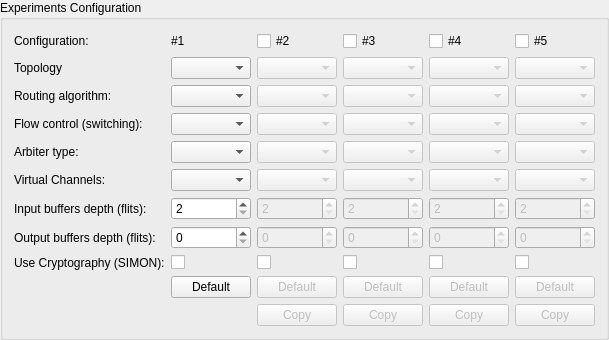
          <widget class="QGroupBox" name="groupBoxExperimentsConfiguration">
           <property name="title">
            <string>Experiments Configuration</string>
           </property>
           <layout class="QGridLayout" name="gridLayout_2">
            <item row="3" column="2">
             <widget class="QComboBox" name="comboInSwitchingExp2">
              <property name="enabled">
               <bool>false</bool>
              </property>
              <property name="font">
               <font>
                <italic>false</italic>
               </font>
              </property>
              <property name="statusTip">
               <string>Define flow control for experiment 2</string>
              </property>
             </widget>
            </item>
            <item row="0" column="1">
             <widget class="QLabel" name="labelConf1">
              <property name="text">
               <string>#1</string>
              </property>
             </widget>
            </item>
            <item row="0" column="0">
             <widget class="QLabel" name="labelConfiguration">
              <property name="font">
               <font>
                <italic>false</italic>
               </font>
              </property>
              <property name="text">
               <string>Configuration:</string>
              </property>
             </widget>
            </item>
            <item row="0" column="3">
             <widget class="QCheckBox" name="checkInExperiment3">
              <property name="font">
               <font>
                <italic>false</italic>
               </font>
              </property>
              <property name="statusTip">
               <string>Enable/disable experiment 3</string>
              </property>
              <property name="text">
               <string>#3</string>
              </property>
             </widget>
            </item>
            <item row="0" column="4">
             <widget class="QCheckBox" name="checkInExperiment4">
              <property name="font">
               <font>
                <italic>false</italic>
               </font>
              </property>
              <property name="statusTip">
               <string>Enable/disable experiment 4</string>
              </property>
              <property name="text">
               <string>#4</string>
              </property>
             </widget>
            </item>
            <item row="2" column="1">
             <widget class="QComboBox" name="comboInRoutingAlgorithmExp1">
              <property name="font">
               <font>
                <italic>false</italic>
               </font>
              </property>
              <property name="statusTip">
               <string>Define routing algorithm for experiment 1</string>
              </property>
             </widget>
            </item>
            <item row="0" column="2">
             <widget class="QCheckBox" name="checkInExperiment2">
              <property name="font">
               <font>
                <italic>false</italic>
               </font>
              </property>
              <property name="statusTip">
               <string>Enable/disable experiment 2</string>
              </property>
              <property name="text">
               <string>#2</string>
              </property>
             </widget>
            </item>
            <item row="2" column="2">
             <widget class="QComboBox" name="comboInRoutingAlgorithmExp2">
              <property name="enabled">
               <bool>false</bool>
              </property>
              <property name="font">
               <font>
                <italic>false</italic>
               </font>
              </property>
              <property name="statusTip">
               <string>Define routing algorithm for experiment 2</string>
              </property>
             </widget>
            </item>
            <item row="0" column="5">
             <widget class="QCheckBox" name="checkInExperiment5">
              <property name="font">
               <font>
                <italic>false</italic>
               </font>
              </property>
              <property name="statusTip">
               <string>Enable/disable experiment 5</string>
              </property>
              <property name="text">
               <string>#5</string>
              </property>
             </widget>
            </item>
            <item row="2" column="3">
             <widget class="QComboBox" name="comboInRoutingAlgorithmExp3">
              <property name="enabled">
               <bool>false</bool>
              </property>
              <property name="font">
               <font>
                <italic>false</italic>
               </font>
              </property>
              <property name="statusTip">
               <string>Define routing algorithm for experiment 3</string>
              </property>
             </widget>
            </item>
            <item row="2" column="0">
             <widget class="QLabel" name="labelRoutingAlgorithm">
              <property name="font">
               <font>
                <italic>false</italic>
               </font>
              </property>
              <property name="text">
               <string>Routing algorithm:</string>
              </property>
             </widget>
            </item>
            <item row="2" column="5">
             <widget class="QComboBox" name="comboInRoutingAlgorithmExp5">
              <property name="enabled">
               <bool>false</bool>
              </property>
              <property name="font">
               <font>
                <italic>false</italic>
               </font>
              </property>
              <property name="statusTip">
               <string>Define routing algorithm for experiment 5</string>
              </property>
             </widget>
            </item>
            <item row="3" column="0">
             <widget class="QLabel" name="labelSwitching">
              <property name="font">
               <font>
                <italic>false</italic>
               </font>
              </property>
              <property name="text">
               <string>Flow control (switching):</string>
              </property>
             </widget>
            </item>
            <item row="2" column="4">
             <widget class="QComboBox" name="comboInRoutingAlgorithmExp4">
              <property name="enabled">
               <bool>false</bool>
              </property>
              <property name="font">
               <font>
                <italic>false</italic>
               </font>
              </property>
              <property name="statusTip">
               <string>Define routing algorithm for experiment 4</string>
              </property>
             </widget>
            </item>
            <item row="3" column="1">
             <widget class="QComboBox" name="comboInSwitchingExp1">
              <property name="font">
               <font>
                <italic>false</italic>
               </font>
              </property>
              <property name="statusTip">
               <string>Define flow control for experiment 1</string>
              </property>
             </widget>
            </item>
            <item row="3" column="5">
             <widget class="QComboBox" name="comboInSwitchingExp5">
              <property name="enabled">
               <bool>false</bool>
              </property>
              <property name="font">
               <font>
                <italic>false</italic>
               </font>
              </property>
              <property name="statusTip">
               <string>Define flow control for experiment 5</string>
              </property>
             </widget>
            </item>
            <item row="3" column="3">
             <widget class="QComboBox" name="comboInSwitchingExp3">
              <property name="enabled">
               <bool>false</bool>
              </property>
              <property name="font">
               <font>
                <italic>false</italic>
               </font>
              </property>
              <property name="statusTip">
               <string>Define flow control for experiment 3</string>
              </property>
             </widget>
            </item>
            <item row="4" column="0">
             <widget class="QLabel" name="labelArbiterType">
              <property name="font">
               <font>
                <italic>false</italic>
               </font>
              </property>
              <property name="text">
               <string>Arbiter type:</string>
              </property>
             </widget>
            </item>
            <item row="3" column="4">
             <widget class="QComboBox" name="comboInSwitchingExp4">
              <property name="enabled">
               <bool>false</bool>
              </property>
              <property name="font">
               <font>
                <italic>false</italic>
               </font>
              </property>
              <property name="statusTip">
               <string>Define flow control for experiment 4</string>
              </property>
             </widget>
            </item>
            <item row="4" column="2">
             <widget class="QComboBox" name="comboInArbiterTypeExp2">
              <property name="enabled">
               <bool>false</bool>
              </property>
              <property name="font">
               <font>
                <italic>false</italic>
               </font>
              </property>
              <property name="statusTip">
               <string>Define arbiter type for experiment 2</string>
              </property>
             </widget>
            </item>
            <item row="4" column="3">
             <widget class="QComboBox" name="comboInArbiterTypeExp3">
              <property name="enabled">
               <bool>false</bool>
              </property>
              <property name="font">
               <font>
                <italic>false</italic>
               </font>
              </property>
              <property name="statusTip">
               <string>Define arbiter type for experiment 3</string>
              </property>
             </widget>
            </item>
            <item row="4" column="1">
             <widget class="QComboBox" name="comboInArbiterTypeExp1">
              <property name="font">
               <font>
                <italic>false</italic>
               </font>
              </property>
              <property name="statusTip">
               <string>Define arbiter type for experiment 1</string>
              </property>
             </widget>
            </item>
            <item row="5" column="0">
             <widget class="QLabel" name="labelVirtualChannels">
              <property name="font">
               <font>
                <italic>false</italic>
               </font>
              </property>
              <property name="text">
               <string>Virtual Channels:</string>
              </property>
             </widget>
            </item>
            <item row="4" column="4">
             <widget class="QComboBox" name="comboInArbiterTypeExp4">
              <property name="enabled">
               <bool>false</bool>
              </property>
              <property name="font">
               <font>
                <italic>false</italic>
               </font>
              </property>
              <property name="statusTip">
               <string>Define arbiter type for experiment 4</string>
              </property>
             </widget>
            </item>
            <item row="4" column="5">
             <widget class="QComboBox" name="comboInArbiterTypeExp5">
              <property name="enabled">
               <bool>false</bool>
              </property>
              <property name="font">
               <font>
                <italic>false</italic>
               </font>
              </property>
              <property name="statusTip">
               <string>Define arbiter type for experiment 5</string>
              </property>
             </widget>
            </item>
            <item row="5" column="2">
             <widget class="QComboBox" name="comboInVCExp2">
              <property name="enabled">
               <bool>false</bool>
              </property>
              <property name="font">
               <font>
                <italic>false</italic>
               </font>
              </property>
              <property name="statusTip">
               <string>Define the number of virtual channels for experiment 2</string>
              </property>
             </widget>
            </item>
            <item row="5" column="3">
             <widget class="QComboBox" name="comboInVCExp3">
              <property name="enabled">
               <bool>false</bool>
              </property>
              <property name="font">
               <font>
                <italic>false</italic>
               </font>
              </property>
              <property name="statusTip">
               <string>Define the number of virtual channels for experiment 3</string>
              </property>
             </widget>
            </item>
            <item row="5" column="1">
             <widget class="QComboBox" name="comboInVCExp1">
              <property name="font">
               <font>
                <italic>false</italic>
               </font>
              </property>
              <property name="statusTip">
               <string>Define the number of virtual channels for experiment 1</string>
              </property>
             </widget>
            </item>
            <item row="5" column="4">
             <widget class="QComboBox" name="comboInVCExp4">
              <property name="enabled">
               <bool>false</bool>
              </property>
              <property name="font">
               <font>
                <italic>false</italic>
               </font>
              </property>
              <property name="statusTip">
               <string>Define the number of virtual channels for experiment 4</string>
              </property>
             </widget>
            </item>
            <item row="6" column="3">
             <widget class="QSpinBox" name="spinInInputBuffersExp3">
              <property name="enabled">
               <bool>false</bool>
              </property>
              <property name="font">
               <font>
                <italic>false</italic>
               </font>
              </property>
              <property name="statusTip">
               <string>Depth of the buffers of the input channels</string>
              </property>
              <property name="minimum">
               <number>2</number>
              </property>
              <property name="maximum">
               <number>1024</number>
              </property>
             </widget>
            </item>
            <item row="5" column="5">
             <widget class="QComboBox" name="comboInVCExp5">
              <property name="enabled">
               <bool>false</bool>
              </property>
              <property name="font">
               <font>
                <italic>false</italic>
               </font>
              </property>
              <property name="statusTip">
               <string>Define the number of virtual channels for experiment 5</string>
              </property>
             </widget>
            </item>
            <item row="6" column="0">
             <widget class="QLabel" name="labelInputBuffers">
              <property name="font">
               <font>
                <italic>false</italic>
               </font>
              </property>
              <property name="text">
               <string>Input buffers depth (flits):</string>
              </property>
             </widget>
            </item>
            <item row="6" column="2">
             <widget class="QSpinBox" name="spinInInputBuffersExp2">
              <property name="enabled">
               <bool>false</bool>
              </property>
              <property name="font">
               <font>
                <italic>false</italic>
               </font>
              </property>
              <property name="statusTip">
               <string>Depth of the buffers of the input channels</string>
              </property>
              <property name="minimum">
               <number>2</number>
              </property>
              <property name="maximum">
               <number>1024</number>
              </property>
             </widget>
            </item>
            <item row="6" column="4">
             <widget class="QSpinBox" name="spinInInputBuffersExp4">
              <property name="enabled">
               <bool>false</bool>
              </property>
              <property name="font">
               <font>
                <italic>false</italic>
               </font>
              </property>
              <property name="statusTip">
               <string>Depth of the buffers of the input channels</string>
              </property>
              <property name="minimum">
               <number>2</number>
              </property>
              <property name="maximum">
               <number>1024</number>
              </property>
             </widget>
            </item>
            <item row="6" column="1">
             <widget class="QSpinBox" name="spinInInputBuffersExp1">
              <property name="font">
               <font>
                <italic>false</italic>
               </font>
              </property>
              <property name="statusTip">
               <string>Depth of the buffers of the input channels</string>
              </property>
              <property name="minimum">
               <number>2</number>
              </property>
              <property name="maximum">
               <number>1024</number>
              </property>
             </widget>
            </item>
            <item row="6" column="5">
             <widget class="QSpinBox" name="spinInInputBuffersExp5">
              <property name="enabled">
               <bool>false</bool>
              </property>
              <property name="font">
               <font>
                <italic>false</italic>
               </font>
              </property>
              <property name="statusTip">
               <string>Depth of the buffers of the input channels</string>
              </property>
              <property name="minimum">
               <number>2</number>
              </property>
              <property name="maximum">
               <number>1024</number>
              </property>
             </widget>
            </item>
            <item row="7" column="2">
             <widget class="QSpinBox" name="spinInOutputBuffersExp2">
              <property name="enabled">
               <bool>false</bool>
              </property>
              <property name="font">
               <font>
                <italic>false</italic>
               </font>
              </property>
              <property name="statusTip">
               <string>Depth of the buffers of the output channels</string>
              </property>
              <property name="maximum">
               <number>256</number>
              </property>
             </widget>
            </item>
            <item row="7" column="4">
             <widget class="QSpinBox" name="spinInOutputBuffersExp4">
              <property name="enabled">
               <bool>false</bool>
              </property>
              <property name="font">
               <font>
                <italic>false</italic>
               </font>
              </property>
              <property name="statusTip">
               <string>Depth of the buffers of the output channels</string>
              </property>
              <property name="maximum">
               <number>256</number>
              </property>
             </widget>
            </item>
            <item row="7" column="1">
             <widget class="QSpinBox" name="spinInOutputBuffersExp1">
              <property name="font">
               <font>
                <italic>false</italic>
               </font>
              </property>
              <property name="statusTip">
               <string>Depth of the buffers of the output channels</string>
              </property>
              <property name="maximum">
               <number>256</number>
              </property>
             </widget>
            </item>
            <item row="7" column="0">
             <widget class="QLabel" name="labelOutputBuffers">
              <property name="font">
               <font>
                <italic>false</italic>
               </font>
              </property>
              <property name="text">
               <string>Output buffers depth (flits):</string>
              </property>
             </widget>
            </item>
            <item row="7" column="3">
             <widget class="QSpinBox" name="spinInOutputBuffersExp3">
              <property name="enabled">
               <bool>false</bool>
              </property>
              <property name="font">
               <font>
                <italic>false</italic>
               </font>
              </property>
              <property name="statusTip">
               <string>Depth of the buffers of the output channels</string>
              </property>
              <property name="maximum">
               <number>256</number>
              </property>
             </widget>
            </item>
            <item row="9" column="3">
             <widget class="QPushButton" name="buttonDefaultExp3">
              <property name="enabled">
               <bool>false</bool>
              </property>
              <property name="statusTip">
               <string>Load default values for experiment 3</string>
              </property>
              <property name="text">
               <string>Default</string>
              </property>
             </widget>
            </item>
            <item row="9" column="2">
             <widget class="QPushButton" name="buttonDefaultExp2">
              <property name="enabled">
               <bool>false</bool>
              </property>
              <property name="statusTip">
               <string>Load default values for experiment 2</string>
              </property>
              <property name="text">
               <string>Default</string>
              </property>
             </widget>
            </item>
            <item row="9" column="1">
             <widget class="QPushButton" name="buttonDefaultExp1">
              <property name="statusTip">
               <string>Load default values for experiment 1</string>
              </property>
              <property name="text">
               <string>Default</string>
              </property>
             </widget>
            </item>
            <item row="7" column="5">
             <widget class="QSpinBox" name="spinInOutputBuffersExp5">
              <property name="enabled">
               <bool>false</bool>
              </property>
              <property name="font">
               <font>
                <italic>false</italic>
               </font>
              </property>
              <property name="statusTip">
               <string>Depth of the buffers of the output channels</string>
              </property>
              <property name="maximum">
               <number>256</number>
              </property>
             </widget>
            </item>
            <item row="9" column="4">
             <widget class="QPushButton" name="buttonDefaultExp4">
              <property name="enabled">
               <bool>false</bool>
              </property>
              <property name="statusTip">
               <string>Load default values for experiment 4</string>
              </property>
              <property name="text">
               <string>Default</string>
              </property>
             </widget>
            </item>
            <item row="9" column="5">
             <widget class="QPushButton" name="buttonDefaultExp5">
              <property name="enabled">
               <bool>false</bool>
              </property>
              <property name="statusTip">
               <string>Load default values for experiment 5</string>
              </property>
              <property name="text">
               <string>Default</string>
              </property>
             </widget>
            </item>
            <item row="10" column="2">
             <widget class="QPushButton" name="buttonCopyExp2">
              <property name="enabled">
               <bool>false</bool>
              </property>
              <property name="statusTip">
               <string>Copy configuration previous experiment active</string>
              </property>
              <property name="text">
               <string>Copy</string>
              </property>
              <property name="icon">
               <iconset resource="../resources/Icons.qrc">
                <normaloff>:/icons/icons/icon_copy.png</normaloff>:/icons/icons/icon_copy.png</iconset>
              </property>
             </widget>
            </item>
            <item row="10" column="3">
             <widget class="QPushButton" name="buttonCopyExp3">
              <property name="enabled">
               <bool>false</bool>
              </property>
              <property name="statusTip">
               <string>Copy configuration previous experiment active</string>
              </property>
              <property name="text">
               <string>Copy</string>
              </property>
              <property name="icon">
               <iconset resource="../resources/Icons.qrc">
                <normaloff>:/icons/icons/icon_copy.png</normaloff>:/icons/icons/icon_copy.png</iconset>
              </property>
             </widget>
            </item>
            <item row="10" column="4">
             <widget class="QPushButton" name="buttonCopyExp4">
              <property name="enabled">
               <bool>false</bool>
              </property>
              <property name="statusTip">
               <string>Copy configuration previous experiment active</string>
              </property>
              <property name="text">
               <string>Copy</string>
              </property>
              <property name="icon">
               <iconset resource="../resources/Icons.qrc">
                <normaloff>:/icons/icons/icon_copy.png</normaloff>:/icons/icons/icon_copy.png</iconset>
              </property>
             </widget>
            </item>
            <item row="10" column="5">
             <widget class="QPushButton" name="buttonCopyExp5">
              <property name="enabled">
               <bool>false</bool>
              </property>
              <property name="statusTip">
               <string>Copy configuration previous experiment active</string>
              </property>
              <property name="text">
               <string>Copy</string>
              </property>
              <property name="icon">
               <iconset resource="../resources/Icons.qrc">
                <normaloff>:/icons/icons/icon_copy.png</normaloff>:/icons/icons/icon_copy.png</iconset>
              </property>
             </widget>
            </item>
            <item row="1" column="2">
             <widget class="QComboBox" name="comboInTopologyExp2">
              <property name="enabled">
               <bool>false</bool>
              </property>
              <property name="statusTip">
               <string>Define the topology for the experiment 2</string>
              </property>
             </widget>
            </item>
            <item row="1" column="5">
             <widget class="QComboBox" name="comboInTopologyExp5">
              <property name="enabled">
               <bool>false</bool>
              </property>
              <property name="statusTip">
               <string>Define the topology for the experiment 5</string>
              </property>
             </widget>
            </item>
            <item row="1" column="4">
             <widget class="QComboBox" name="comboInTopologyExp4">
              <property name="enabled">
               <bool>false</bool>
              </property>
              <property name="statusTip">
               <string>Define the topology for the experiment 4</string>
              </property>
             </widget>
            </item>
            <item row="1" column="0">
             <widget class="QLabel" name="labelTopology">
              <property name="text">
               <string>Topology</string>
              </property>
             </widget>
            </item>
            <item row="1" column="1">
             <widget class="QComboBox" name="comboInTopologyExp1">
              <property name="statusTip">
               <string>Define the topology for the experiment 1</string>
              </property>
             </widget>
            </item>
            <item row="1" column="3">
             <widget class="QComboBox" name="comboInTopologyExp3">
              <property name="enabled">
               <bool>false</bool>
              </property>
              <property name="statusTip">
               <string>Define the topology for the experiment 3</string>
              </property>
             </widget>
            </item>
            <item row="8" column="0">
             <widget class="QLabel" name="labelUseCryptography">
              <property name="text">
               <string>Use Cryptography (SIMON):</string>
              </property>
             </widget>
            </item>
            <item row="8" column="1">
             <widget class="QCheckBox" name="checkUseCryptography1">
              <property name="text">
               <string/>
              </property>
             </widget>
            </item>
            <item row="8" column="2">
             <widget class="QCheckBox" name="checkUseCryptography2">
              <property name="text">
               <string/>
              </property>
             </widget>
            </item>
            <item row="8" column="3">
             <widget class="QCheckBox" name="checkUseCryptography3">
              <property name="text">
               <string/>
              </property>
             </widget>
            </item>
            <item row="8" column="4">
             <widget class="QCheckBox" name="checkUseCryptography4">
              <property name="text">
               <string/>
              </property>
             </widget>
            </item>
            <item row="8" column="5">
             <widget class="QCheckBox" name="checkUseCryptography5">
              <property name="text">
               <string/>
              </property>
             </widget>
            </item>
           </layout>
           <zorder>labelConfiguration</zorder>
           <zorder>labelRoutingAlgorithm</zorder>
           <zorder>comboInRoutingAlgorithmExp1</zorder>
           <zorder>comboInRoutingAlgorithmExp2</zorder>
           <zorder>comboInRoutingAlgorithmExp3</zorder>
           <zorder>comboInRoutingAlgorithmExp4</zorder>
           <zorder>comboInRoutingAlgorithmExp5</zorder>
           <zorder>labelSwitching</zorder>
           <zorder>comboInSwitchingExp1</zorder>
           <zorder>comboInSwitchingExp2</zorder>
           <zorder>comboInSwitchingExp3</zorder>
           <zorder>comboInSwitchingExp4</zorder>
           <zorder>comboInSwitchingExp5</zorder>
           <zorder>labelArbiterType</zorder>
           <zorder>comboInArbiterTypeExp1</zorder>
           <zorder>comboInArbiterTypeExp2</zorder>
           <zorder>comboInArbiterTypeExp3</zorder>
           <zorder>comboInArbiterTypeExp4</zorder>
           <zorder>comboInArbiterTypeExp5</zorder>
           <zorder>labelInputBuffers</zorder>
           <zorder>spinInInputBuffersExp1</zorder>
           <zorder>spinInInputBuffersExp2</zorder>
           <zorder>spinInInputBuffersExp3</zorder>
           <zorder>spinInInputBuffersExp4</zorder>
           <zorder>spinInInputBuffersExp5</zorder>
           <zorder>labelOutputBuffers</zorder>
           <zorder>spinInOutputBuffersExp1</zorder>
           <zorder>spinInOutputBuffersExp2</zorder>
           <zorder>spinInOutputBuffersExp3</zorder>
           <zorder>spinInOutputBuffersExp4</zorder>
           <zorder>spinInOutputBuffersExp5</zorder>
           <zorder>checkInExperiment2</zorder>
           <zorder>checkInExperiment3</zorder>
           <zorder>checkInExperiment4</zorder>
           <zorder>checkInExperiment5</zorder>
           <zorder>buttonDefaultExp1</zorder>
           <zorder>buttonCopyExp2</zorder>
           <zorder>buttonDefaultExp2</zorder>
           <zorder>buttonCopyExp3</zorder>
           <zorder>buttonDefaultExp3</zorder>
           <zorder>buttonCopyExp4</zorder>
           <zorder>buttonDefaultExp4</zorder>
           <zorder>buttonCopyExp5</zorder>
           <zorder>buttonDefaultExp5</zorder>
           <zorder>labelConf1</zorder>
           <zorder>comboInVCExp1</zorder>
           <zorder>labelVirtualChannels</zorder>
           <zorder>comboInVCExp2</zorder>
           <zorder>comboInVCExp3</zorder>
           <zorder>comboInVCExp4</zorder>
           <zorder>comboInVCExp5</zorder>
           <zorder>labelTopology</zorder>
           <zorder>comboInTopologyExp1</zorder>
           <zorder>comboInTopologyExp2</zorder>
           <zorder>comboInTopologyExp3</zorder>
           <zorder>comboInTopologyExp4</zorder>
           <zorder>comboInTopologyExp5</zorder>
           <zorder>labelUseCryptography</zorder>
           <zorder>checkUseCryptography1</zorder>
           <zorder>checkUseCryptography2</zorder>
           <zorder>checkUseCryptography3</zorder>
           <zorder>checkUseCryptography4</zorder>
           <zorder>checkUseCryptography5</zorder>
          </widget>
